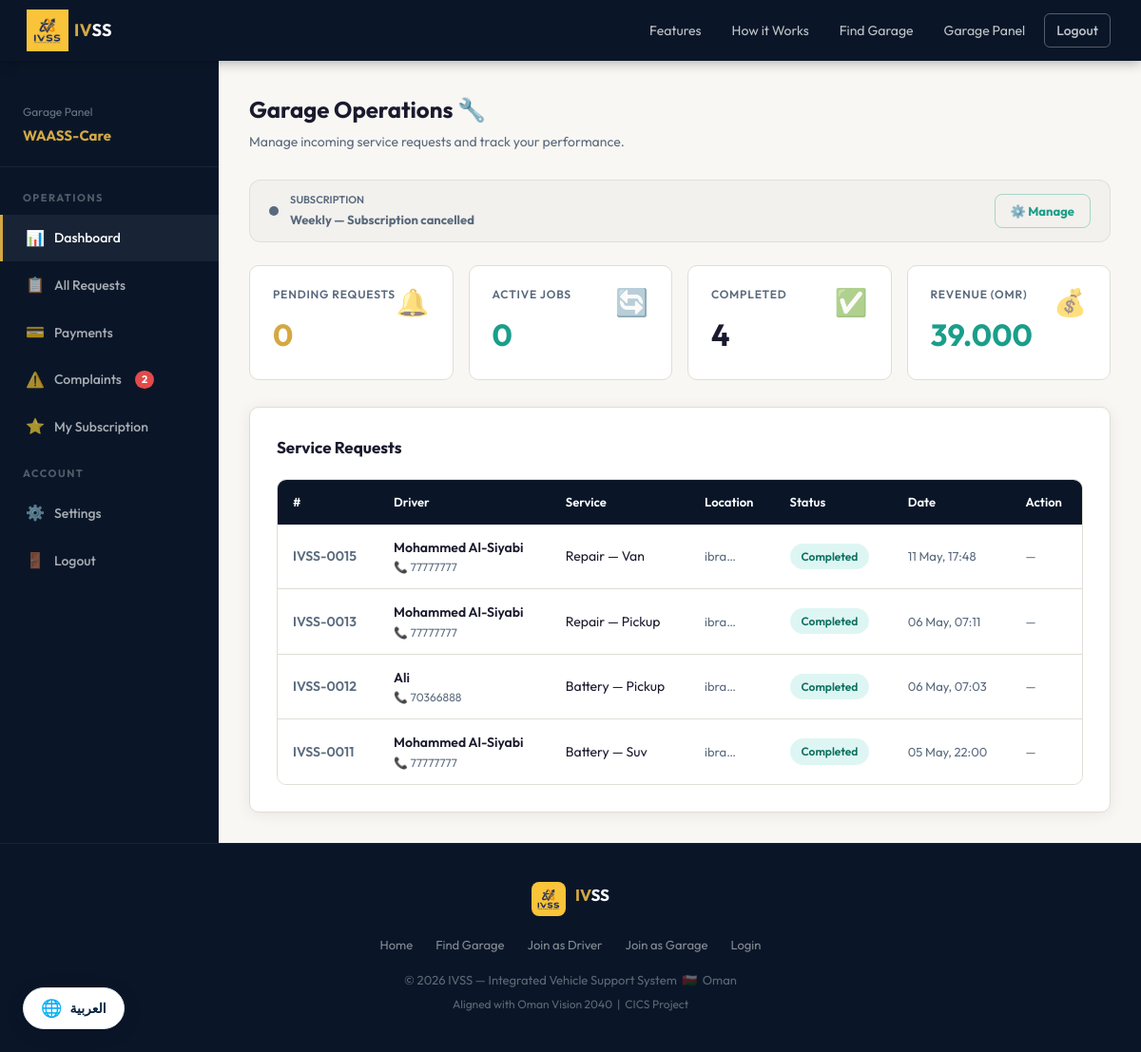
/pages/garage_dashboard.php (signed in), run on the app's committed database.
### tables this page shows
CREATE TABLE IF NOT EXISTS `garage_subscriptions` (
  `subscription_id` int NOT NULL AUTO_INCREMENT,
  `garage_id` int NOT NULL,
  `plan_id` int NOT NULL,
  `start_date` date NOT NULL,
  `end_date` date NOT NULL,
  `status` enum('pending_payment','active','expired','cancelled') DEFAULT 'pending_payment',
  `payment_status` enum('pending','paid','failed') DEFAULT 'pending',
  `payment_method` varchar(20) DEFAULT NULL,
  `amount_paid` decimal(10,3) DEFAULT '0.000',
  `renewal_auto` tinyint(1) DEFAULT '0',
  `paid_at` timestamp NULL DEFAULT NULL,
  `created_at` timestamp NULL DEFAULT CURRENT_TIMESTAMP,
  PRIMARY KEY (`subscription_id`),
  KEY `plan_id` (`plan_id`),
  KEY `idx_garage_status` (`garage_id`,`status`),
  KEY `idx_end_date` (`end_date`)
);

CREATE TABLE IF NOT EXISTS `subscription_plans` (
  `plan_id` int NOT NULL AUTO_INCREMENT,
  `plan_name` varchar(50) NOT NULL,
  `duration_days` int NOT NULL,
  `price` decimal(10,3) NOT NULL,
  `features` json DEFAULT NULL,
  `is_active` tinyint(1) DEFAULT '1',
  `created_at` timestamp NULL DEFAULT CURRENT_TIMESTAMP,
  PRIMARY KEY (`plan_id`),
  UNIQUE KEY `plan_name` (`plan_name`)
);

CREATE TABLE IF NOT EXISTS `service_requests` (
  `request_id` int NOT NULL AUTO_INCREMENT,
  `user_id` int NOT NULL,
  `garage_id` int DEFAULT NULL,
  `service_type` enum('towing','battery','tire','fuel','lockout','repair','other') NOT NULL,
  `vehicle_type` enum('sedan','suv','pickup','van','motorcycle','other') NOT NULL,
  `location_desc` varchar(300) NOT NULL,
  `notes` text,
  `price` decimal(10,3) DEFAULT NULL COMMENT 'Price set by garage before completing',
  `price_set_at` timestamp NULL DEFAULT NULL COMMENT 'When the garage set the price',
  `status` enum('pending','accepted','in_progress','completed','cancelled') DEFAULT 'pending',
  `created_at` timestamp NULL DEFAULT CURRENT_TIMESTAMP,
  `updated_at` timestamp NULL DEFAULT CURRENT_TIMESTAMP ON UPDATE CURRENT_TIMESTAMP,
  PRIMARY KEY (`request_id`),
  KEY `user_id` (`user_id`),
  KEY `garage_id` (`garage_id`)
);

CREATE TABLE IF NOT EXISTS `users` (
  `user_id` int NOT NULL AUTO_INCREMENT,
  `full_name` varchar(150) NOT NULL,
  `email` varchar(150) NOT NULL,
  `phone` int UNSIGNED NOT NULL,
  `password` varchar(255) NOT NULL,
  `language` enum('en','ar') DEFAULT 'en',
  `is_active` tinyint(1) DEFAULT '1',
  `created_at` timestamp NULL DEFAULT CURRENT_TIMESTAMP,
  PRIMARY KEY (`user_id`),
  UNIQUE KEY `email` (`email`)
);

### includes/config.php (called while the page is built, shortened)
<?php
function getDB()
{
    static $pdo = null;
    if ($pdo === null) {
        try {
            $dsn = "mysql:host=" . DB_HOST . ";dbname=" . DB_NAME . ";charset=utf8mb4";
            $pdo = new PDO($dsn, DB_USER, DB_PASS, [
                PDO::ATTR_ERRMODE            => PDO::ERRMODE_EXCEPTION,
                PDO::ATTR_DEFAULT_FETCH_MODE => PDO::FETCH_ASSOC,
                PDO::ATTR_EMULATE_PREPARES   => false,
            ]);
        } catch (PDOException $e) {
            die('<div style="font-family:sans-serif;padding:20px;color:red;">
                 <strong>Database Error:</strong> ' . htmlspecialchars($e->getMessage()) . '</div>');
        }
    }
    return $pdo;
}
function getGarageSubscription($garageId)
{
    try {
        $db   = getDB();
        $stmt = $db->prepare("
            SELECT gs.*, sp.plan_name, sp.duration_days, sp.price, sp.features
            FROM   garage_subscriptions gs
            JOIN   subscription_plans   sp ON gs.plan_id = sp.plan_id
            WHERE  gs.garage_id = ?
            ORDER  BY gs.created_at DESC
            LIMIT  1
        ");
        $stmt->execute([(int)$garageId]);
        return $stmt->fetch() ?: false;
    } catch (Exception $e) {
        return false;
    }
}
function getRemainingDays($garageId)
{
    try {
        $db   = getDB();
        $stmt = $db->prepare("
            SELECT DATEDIFF(end_date, CURDATE()) AS days_left
            FROM   garage_subscriptions
            WHERE  garage_id = ? AND status = 'active' AND end_date >= CURDATE()
            ORDER  BY end_date DESC LIMIT 1
        ");
        $stmt->execute([(int)$garageId]);
        $row = $stmt->fetch();
        return $row ? max(0, (int)$row['days_left']) : 0;
    } catch (Exception $e) {
        return 0;
    }
}
function getSubscriptionStatus($garageId)
{
    try {
        $sub  = getGarageSubscription($garageId);
        $days = getRemainingDays($garageId);
        if ($sub['status'] === 'cancelled') {
            return [
                'status' => 'cancelled',
                'message' => 'Subscription cancelled',
                'color' => 'var(--muted)',
                'days' => 0,
                'plan' => $sub['plan_name']
            ];
        }
        return [
            'status' => 'active',
            'message' => 'Active until ' . date('d M Y', strtotime($sub['end_date'])),
            'color' => 'var(--teal)',
            'days' => $days,
            'plan' => $sub['plan_name']
        ];
    } catch (Exception $e) {
        return [
            'status' => 'none',
            'message' => 'No active subscription',
            'color' => 'var(--danger)',
            'days' => 0,
            'plan' => null
        ];
    }
}

### pages/garage_dashboard.php (the view, shortened to what this page needs)
<?php
require_once __DIR__ . '/../includes/config.php';
$db       = getDB();
$garageId = (int)$_SESSION['garage_id'];
$subStatus       = getSubscriptionStatus($garageId);
$pending   = $db->prepare("SELECT COUNT(*) FROM service_requests WHERE garage_id=? AND status='pending'");   $pending->execute([$garageId]);
$active    = $db->prepare("SELECT COUNT(*) FROM service_requests WHERE garage_id=? AND status IN('accepted','in_progress')"); $active->execute([$garageId]);
$completed = $db->prepare("SELECT COUNT(*) FROM service_requests WHERE garage_id=? AND status='completed'"); $completed->execute([$garageId]);
$revenue   = $db->prepare("SELECT COALESCE(SUM(p.amount),0) FROM payments p JOIN service_requests r ON p.request_id=r.request_id WHERE r.garage_id=? AND p.status='paid'"); $revenue->execute([$garageId]);
$reqStmt = $db->prepare("
    SELECT r.*, u.full_name AS user_name, u.phone AS user_phone
    FROM   service_requests r
    JOIN   users u ON r.user_id = u.user_id
    WHERE  r.garage_id = ?
    ORDER  BY FIELD(r.status,'pending','accepted','in_progress','completed','cancelled'),
              r.created_at DESC
    LIMIT  20
");
$reqStmt->execute([$garageId]);
$requests = $reqStmt->fetchAll();
$openComplaints = 0;
try {
    $oc = $db->prepare("SELECT COUNT(*) FROM complaints WHERE garage_id=? AND status='open'");
    $oc->execute([$garageId]);
    $openComplaints = (int)$oc->fetchColumn();
} catch (Exception $e) {}
include __DIR__ . '/../includes/header.php';
?>
<div class="dash-layout">
  <div class="dash-sidebar">
    <div style="padding:20px 24px;border-bottom:1px solid rgba(255,255,255,0.06);margin-bottom:8px;">
      <div style="font-size:12px;color:rgba(255,255,255,0.4);">Garage Panel</div>
      <div style="font-size:15px;font-weight:700;color:var(--gold);margin-top:4px;">
        <?= htmlspecialchars($_SESSION['garage_name']) ?>
      </div>
    </div>
    <div class="sidebar-nav">
      <div class="sidebar-section">Operations</div>
      <a href="garage_dashboard.php" class="active"><span class="nav-icon">📊</span> Dashboard</a>
      <a href="garage_requests.php"><span class="nav-icon">📋</span> All Requests</a>
      <a href="garage_payments.php"><span class="nav-icon">💳</span> Payments</a>
      <a href="garage_complaints.php">
        <span class="nav-icon">⚠️</span> Complaints
        <?php if ($openComplaints > 0): ?>
        <span style="background:var(--danger);color:#fff;border-radius:10px;
                     padding:1px 7px;font-size:11px;font-weight:700;margin-left:4px;">
          <?= $openComplaints ?>
        </span>
        <?php endif; ?>
      </a>
      <a href="garage_subscriptions.php">
        <span class="nav-icon">⭐</span> My Subscription
      </a>
      <div class="sidebar-section">Account</div>
      <a href="garage_profile.php"><span class="nav-icon">⚙️</span> Settings</a>
      <a href="logout.php"><span class="nav-icon">🚪</span> Logout</a>
    </div>
  </div>
  <div class="dash-content">
    <div class="dash-header">
      <div>
        <div class="dash-title">Garage Operations 🔧</div>
        <div class="dash-sub">Manage incoming service requests and track your performance.</div>
      </div>
    </div>
    <div class="sub-bar <?= $subStatus['status'] ?>">
      <div class="sub-dot <?= $subStatus['status'] ?>"></div>
      <div style="flex:1;">
        <div style="font-size:11px;color:var(--muted);font-weight:600;margin-bottom:2px;">SUBSCRIPTION</div>
        <div style="font-size:13px;font-weight:700;color:<?= $subStatus['color'] ?>;">
          <?php if ($subStatus['plan']): ?>
            <?= htmlspecialchars($subStatus['plan']) ?> —
          <?php endif; ?>
          <?= htmlspecialchars($subStatus['message']) ?>
        </div>
      </div>
      <a href="garage_subscriptions.php"
         style="font-size:13px;font-weight:700;color:var(--teal);text-decoration:none;
                padding:7px 16px;border:1px solid rgba(26,158,138,.35);border-radius:8px;
                white-space:nowrap;flex-shrink:0;">
        <?= in_array($subStatus['status'],['none','expired']) ? '⭐ Subscribe' : '⚙️ Manage' ?>
      </a>
    </div>
    <div class="metric-grid">
      <div class="metric-card">
        <div class="metric-icon">🔔</div>
        <div class="metric-label">Pending Requests</div>
        <div class="metric-value" style="color:var(--warning);"><?= $pending->fetchColumn() ?></div>
      </div>
      <div class="metric-card">
        <div class="metric-icon">🔄</div>
        <div class="metric-label">Active Jobs</div>
        <div class="metric-value" style="color:var(--teal);"><?= $active->fetchColumn() ?></div>
      </div>
      <div class="metric-card">
        <div class="metric-icon">✅</div>
        <div class="metric-label">Completed</div>
        <div class="metric-value"><?= $completed->fetchColumn() ?></div>
      </div>
      <div class="metric-card">
        <div class="metric-icon">💰</div>
        <div class="metric-label">Revenue (OMR)</div>
        <div class="metric-value" style="color:var(--teal);"><?= number_format($revenue->fetchColumn(), 3) ?></div>
      </div>
    </div>
    <div class="card">
      <div style="display:flex;align-items:center;justify-content:space-between;margin-bottom:20px;flex-wrap:wrap;gap:10px;">
        <h3 style="font-size:17px;font-weight:700;margin:0;">Service Requests</h3>
      </div>
      <?php if (empty($requests)): ?>
      <div style="text-align:center;padding:48px;color:var(--muted);">
        <div style="font-size:48px;margin-bottom:16px;">📭</div>
        <p>No service requests yet. Once drivers request your garage, they'll appear here.</p>
      </div>
      <?php else: ?>
      <div class="table-wrap">
        <table>
          <thead>
            <tr>
              <th>#</th><th>Driver</th><th>Service</th><th>Location</th>
              <th>Status</th><th>Date</th><th>Action</th>
            </tr>
          </thead>
          <tbody>
            <?php foreach ($requests as $r): ?>
            <tr>
              <td style="font-weight:600;color:var(--muted);">
                IVSS-<?= str_pad($r['request_id'],4,'0',STR_PAD_LEFT) ?>
              </td>
              <td>
                <div style="font-weight:600;font-size:14px;"><?= htmlspecialchars($r['user_name']) ?></div>
                <div style="font-size:12px;color:var(--muted);">📞 <?= htmlspecialchars($r['user_phone']) ?></div>
              </td>
              <td><?= ucfirst($r['service_type']) ?> — <?= ucfirst($r['vehicle_type']) ?></td>
              <td style="font-size:13px;color:var(--muted);">
                <?= htmlspecialchars(substr($r['location_desc'],0,25)) ?>…
              </td>
              <td>
                <span class="badge badge-<?= $r['status'] ?>">
                  <?= ucfirst(str_replace('_',' ',$r['status'])) ?>
                </span>
              </td>
              <td style="font-size:13px;color:var(--muted);">
                <?= date('d M, H:i', strtotime($r['created_at'])) ?>
              </td>
              <td>
                <?php if (in_array($r['status'],['completed','cancelled'])): ?>
                  <span style="font-size:13px;color:var(--muted);">—</span>
                <?php endif; ?>
              </td>
            </tr>
            <?php endforeach; ?>
          </tbody>
        </table>
      </div>
      <?php endif; ?>
    </div>
  </div>
</div>
<?php include __DIR__ . '/../includes/footer.php'; ?>

### css/style.css (style rules this page uses)
*, *::before, *::after { margin: 0; padding: 0; box-sizing: border-box; }
:root { --navy: #0a1628; --navy2: #0d1f3c; --navy3: #112240; --gold: #d4a843; --gold2: #f0c060; --teal: #1a9e8a; --teal2: #22c4ab; --bg: #f8f7f3; --white: #ffffff; --text: #1a1a2e; --muted: #5a6a7e; --border: #e0ddd5; --danger: #e24b4a; --success: #1a9e8a; --warning: #d4a843; --radius: 10px; --shadow: 0 2px 16px rgba(0,0,0,0.07); }
html { scroll-behavior: smooth; }
body { font-family: 'Outfit', 'Tajawal', sans-serif; background: var(--bg); color: var(--text); line-height: 1.6; }
.card { background: var(--white); border: 1px solid var(--border); border-radius: var(--radius); padding: 28px; box-shadow: var(--shadow); }
.badge { display: inline-block; padding: 4px 12px; border-radius: 20px; font-size: 12px; font-weight: 600; }
.badge-completed { background: rgba(34,196,171,0.15); color: #0a7060; }
.table-wrap { overflow-x: auto; border-radius: var(--radius); border: 1px solid var(--border); }
table { width: 100%; border-collapse: collapse; background: var(--white); }
thead th { background: var(--navy); color: var(--white); padding: 13px 16px; text-align: left; font-size: 13px; font-weight: 600; }
tbody tr { border-bottom: 1px solid var(--border); transition: background 0.15s; }
tbody tr:last-child { border-bottom: none; }
tbody td { padding: 13px 16px; font-size: 14px; color: var(--text); }
.dash-layout { display: flex; min-height: calc(100vh - 64px); }
.dash-sidebar { width: 230px; background: var(--navy); padding: 24px 0; flex-shrink: 0; }
.sidebar-nav a { display: flex; align-items: center; gap: 10px; padding: 12px 24px; color: rgba(255,255,255,0.65); text-decoration: none; font-size: 14px; font-weight: 500; transition: all 0.2s; border-left: 3px solid transparent; }
.sidebar-nav a:hover, .sidebar-nav a.active { color: var(--white); background: rgba(255,255,255,0.06); border-left-color: var(--gold); }
.sidebar-nav .nav-icon { font-size: 16px; width: 20px; text-align: center; }
.sidebar-section { font-size: 11px; font-weight: 700; letter-spacing: 1.5px; color: rgba(255,255,255,0.3); padding: 16px 24px 8px; text-transform: uppercase; }
.dash-content { flex: 1; padding: 32px; overflow-y: auto; }
.dash-header { display: flex; align-items: center; justify-content: space-between; margin-bottom: 28px; }
.dash-title { font-size: 24px; font-weight: 700; }
.dash-sub { font-size: 14px; color: var(--muted); margin-top: 4px; }
.metric-grid { display: grid; grid-template-columns: repeat(auto-fit, minmax(180px, 1fr)); gap: 16px; margin-bottom: 28px; }
.metric-card { background: var(--white); border: 1px solid var(--border); border-radius: var(--radius); padding: 20px 24px; }
.metric-label { font-size: 12px; font-weight: 600; color: var(--muted); text-transform: uppercase; letter-spacing: 0.8px; margin-bottom: 8px; }
.metric-value { font-size: 32px; font-weight: 700; color: var(--text); }
.metric-icon { font-size: 28px; float: right; margin-top: -4px; opacity: 0.6; }

### includes/header.php (style rules this page uses)
body { top: 0 !important; }

### pages/garage_dashboard.php (style rules this page uses)
.sub-bar { display:flex;align-items:center;gap:12px;padding:12px 20px; border-radius:12px;margin-bottom:24px;border:1px solid transparent;flex-wrap:wrap; }
.sub-bar.cancelled { background:rgba(150,150,150,.06);border-color:rgba(150,150,150,.2); }
.sub-dot { width:10px;height:10px;border-radius:50%;flex-shrink:0; }
.sub-dot.cancelled { background:var(--muted); }

### data on the page
garage_subscriptions: plan.plan_name "Weekly"
service_requests: request_id "0015", user.full_name "Mohammed Al-Siyabi", user.phone "77777777", service_type "Repair", vehicle_type "Van", location_desc "ibra", status "Completed", created_at "11 May, 17:48"
service_requests: request_id "0013", user.full_name "Mohammed Al-Siyabi", user.phone "77777777", service_type "Repair", vehicle_type "Pickup", location_desc "ibra", status "Completed", created_at "06 May, 07:11"
service_requests: request_id "0012", user.full_name "Ali", user.phone "70366888", service_type "Battery", vehicle_type "Pickup", location_desc "ibra", status "Completed", created_at "06 May, 07:03"
service_requests: request_id "0011", user.full_name "Mohammed Al-Siyabi", user.phone "77777777", service_type "Battery", vehicle_type "Suv", location_desc "ibra", status "Completed", created_at "05 May, 22:00"

### other printed values
$_SESSION['garage_name'] "WAASS-Care"
$openComplaints "2"
$subStatus['message'] "Subscription cancelled"
$pending->fetchColumn() "0"
$active->fetchColumn() "0"
$completed->fetchColumn() "4"
$revenue->fetchColumn() "39.000"
